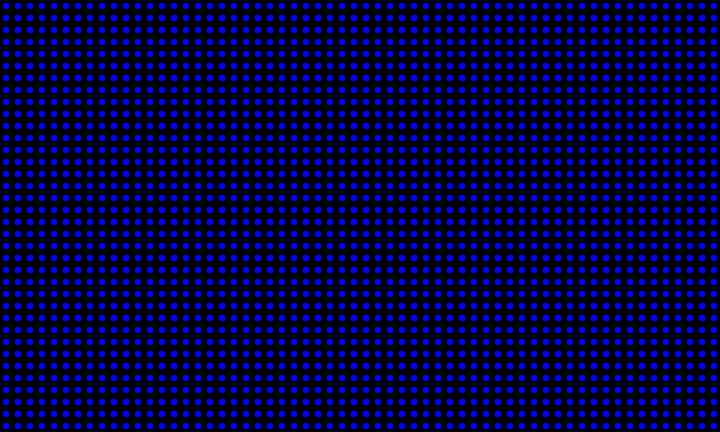
Frame 1 (no input)
Frame 60 (no input): identical to frame 1, image omitted
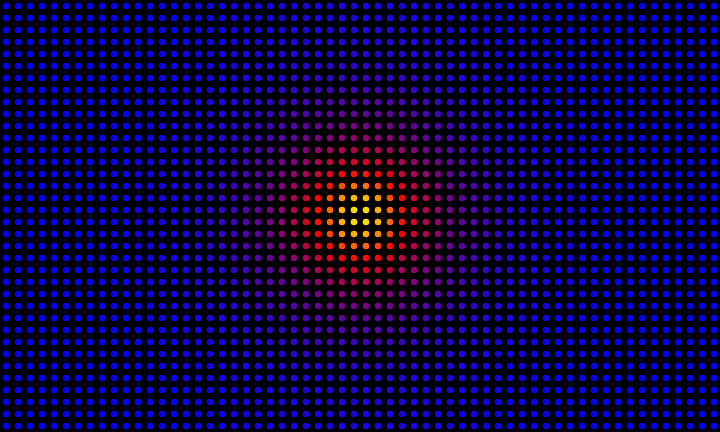
Frame 120 (the mouse pressed at the canvas centre since frame 60)

The p5.js sketch that drew these frames (run headless with seeded random() and noise() and a simulated clock; from frame 60 on, the mouse is pressed at the canvas centre):

// p5.js sketch
// ── sketch.js
// Простая модель теплопроводности на p5.js.
// Температура условная: 0 — холодная точка, 1 — максимальный нагрев.

// Количество точек по горизонтали и вертикали.
let cols = 60, rows = 36;
// Два двумерных массива: текущее состояние и результат следующего шага.
// Обращение temperature[y][x] означает температуру точки в строке y, столбце x.
let temperature = [], next = [];
// metal — список металлов, power — ползунок нагрева, cell — расстояние между точками.
let metal, power, cell;

// p5.js вызывает setup один раз при запуске программы.
function setup() {
  // Создаём заголовок и короткую инструкцию на странице.
  createElement('h2', 'Теплопроводность');
  createP('Зажми мышь на пластине, чтобы нагреть её.');

  // Создаём общий блок для элементов управления.
  let controls = createDiv();
  controls.style('display', 'flex'); // Располагаем элементы в строку.
  controls.style('align-items', 'center'); // Выравниваем по центру строки.
  controls.style('flex-wrap', 'wrap'); // На узком экране разрешаем перенос.
  controls.style('gap', '10px'); // Оставляем промежутки между элементами.

  // parent помещает подпись и список внутрь блока controls.
  createSpan('Металл:').parent(controls);
  metal = createSelect().parent(controls);
  // Первый аргумент option — надпись, второй — значение для проверки в коде.
  metal.option('Медь', 'copper');
  metal.option('Алюминий', 'aluminum');
  metal.option('Нержавеющая сталь', 'steel');
  // При смене металла вызываем resetPlate, чтобы начать опыт заново.
  metal.changed(resetPlate);

  // Создаём подпись и ползунок: минимум 1, максимум 10, начало 5, шаг 1.
  createSpan('Нагрев:').parent(controls);
  power = createSlider(1, 10, 5, 1).parent(controls);
  power.style('width', '100px'); // Задаём длину ползунка.
  // При нажатии кнопки вызываем ту же функцию сброса.
  createButton('Сброс').parent(controls).mousePressed(resetPlate);

  // Ширина поля не больше 720 пикселей и помещается в окно с отступами.
  let w = min(720, windowWidth - 32);
  let canvasBox = createDiv(); // Блок для поля под элементами управления.
  // Высота пропорциональна числу строк: шаг между точками одинаков по обеим осям.
  createCanvas(w, w * rows / cols).parent(canvasBox);
  cell = width / cols; // width — ширина холста, которую предоставляет p5.js.
  frameRate(60); // Просим p5.js рисовать до 60 кадров в секунду.
  resetPlate(); // Заполняем массивы нулями перед первым кадром.

  // Цветная полоска показывает последовательность цветов при нагревании.
  let scale = createDiv();
  scale.style('width', w + 'px'); // Ширина совпадает с шириной поля.
  scale.style('height', '8px'); // Высота полоски в пикселях.
  scale.style('background', 'linear-gradient(to right, blue, red, yellow, white)');
  createP('Синий — холодно, красный — горячо, белый — сильный нагрев.');
}

// Эта функция делает все точки холодными: используется при запуске и сбросе.
function resetPlate() {
  // Внешний цикл перебирает строки сетки.
  for (let y = 0; y < rows; y++) {
    temperature[y] = []; // Создаём строку текущего состояния.
    next[y] = []; // Создаём такую же строку следующего состояния.
    // Внутренний цикл перебирает столбцы в выбранной строке.
    for (let x = 0; x < cols; x++) {
      temperature[y][x] = 0; // Начальный нагрев равен нулю.
      next[y][x] = 0; // Второй массив тоже очищаем.
    }
  }
}

// p5.js вызывает draw снова и снова: здесь выполняются расчёт и рисование.
function draw() {
  background(0); // Очищаем предыдущий кадр чёрным цветом.
  // k — условный коэффициент обмена теплом. По умолчанию выбрана медь.
  let k = 0.22;
  // Проверяем выбранный металл и при необходимости меняем коэффициент.
  if (metal.value() === 'aluminum') k = 0.186;
  if (metal.value() === 'steel') k = 0.007;

  // Четыре шага за кадр делают распространение тепла заметнее.
  for (let step = 0; step < 4; step++) {
    // Два вложенных цикла проходят по каждой точке пластины.
    for (let y = 0; y < rows; y++) {
      for (let x = 0; x < cols; x++) {
        let t = temperature[y][x]; // Старая температура текущей точки.
        // Берём температуры четырёх соседей.
        // max и min не позволяют выйти за границы массива.
        // На краю вместо отсутствующего соседа берём саму крайнюю точку.
        let left = temperature[y][max(0, x - 1)];
        let right = temperature[y][min(cols - 1, x + 1)];
        let up = temperature[max(0, y - 1)][x];
        let down = temperature[min(rows - 1, y + 1)][x];

        // Если соседи в среднем горячее, точка нагреется; если холоднее — остынет.
        // Разность суммы температур соседей и 4*t задаёт направление обмена.
        let value = t + k * (left + right + up + down - 4 * t);
        value *= 0.999; // Небольшая потеря тепла в окружающую среду.

        // Греем только при зажатой мыши, когда указатель находится внутри поля.
        // && означает, что все перечисленные условия должны выполняться вместе.
        if (mouseIsPressed && mouseX >= 0 && mouseX < width && mouseY >= 0 && mouseY < height) {
          // Переводим координаты мыши из пикселей в координаты сетки.
          // x+0.5 и y+0.5 — положение центра точки. dist вычисляет расстояние.
          let d = dist(x + 0.5, y + 0.5, mouseX / cell, mouseY / cell);
          // Источник действует в круге радиусом четыре шага сетки.
          // power.value() — сила нагрева; 1-d/4 ослабляет его к краю круга.
          // Множитель 1-value замедляет нагрев при приближении температуры к 1.
          if (d < 4) value += (1 - value) * power.value() * 0.02 * (1 - d / 4);
        }
        // Ограничиваем температуру диапазоном 0...1 и записываем в другой массив.
        next[y][x] = constrain(value, 0, 1);
      }
    }
    // Меняем массивы местами после расчёта ВСЕХ точек.
    // Так соседи всегда берутся из одного старого состояния, а не из смеси шагов.
    let temp = temperature; // Временно сохраняем ссылку на старый массив.
    temperature = next; // Рассчитанный массив становится текущим.
    next = temp; // Старый массив используем для записи следующего шага.
  }

  noStroke(); // Рисуем точки без контуров.
  // Снова обходим сетку, теперь для рисования рассчитанного состояния.
  for (let y = 0; y < rows; y++) {
    for (let x = 0; x < cols; x++) {
      // heatColor переводит температуру в цвет, fill задаёт цвет заливки.
      fill(heatColor(temperature[y][x]));
      // Переводим координаты сетки в пиксели и рисуем круг.
      // Диаметр меньше шага сетки, поэтому между точками остаются промежутки.
      circle((x + 0.5) * cell, (y + 0.5) * cell, cell * 0.55);
    }
  }
}

// Возвращаем цвет для температуры t в диапазоне 0...1.
// lerpColor смешивает два цвета: последний аргумент меняется от 0 до 1.
function heatColor(t) {
  // Нижняя половина шкалы: от синего к красному.
  if (t < 0.5) return lerpColor(color('blue'), color('red'), t / 0.5);
  // Следующий участок: от красного к жёлтому.
  if (t < 0.8) return lerpColor(color('red'), color('yellow'), (t - 0.5) / 0.3);
  // Самые горячие точки: от жёлтого к белому.
  return lerpColor(color('yellow'), color('white'), (t - 0.8) / 0.2);
}
